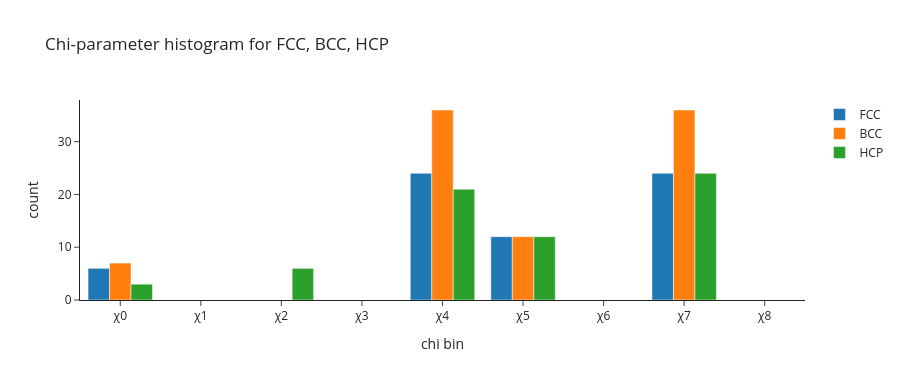

The notebook cell this image was saved under:
### Markdown cell above
## 2. The chi-parameter fingerprint

Under the hood, Ackland–Jones uses a 9-bin histogram of bond angle cosines
(`chi_params`). Each crystal lattice has a characteristic chi vector.
Plotting them side-by-side shows why the decision tree works.

### Code cell
chi_data = {}
for name in ['fcc', 'bcc', 'hcp']:
    lc = {'fcc': 4.05, 'bcc': 2.87, 'hcp': 3.21}[name]
    atoms = make_crystal(name, lattice_constant=lc, repetitions=(3, 3, 3))
    pyscal.find_neighbors(atoms, method='cutoff', cutoff=0)
    chi = pyscal.chi_params(atoms)
    chi_data[name.upper()] = np.asarray(chi[0])

labels = [f'\u03c7{i}' for i in range(9)]
fig = go.Figure()
for name, vec in chi_data.items():
    fig.add_trace(go.Bar(x=labels, y=vec, name=name))
fig.update_layout(barmode='group', xaxis_title='chi bin',
                  yaxis_title='count', height=380, template='simple_white',
                  title='Chi-parameter histogram for FCC, BCC, HCP')
fig

### Figure 1 — Plotly figure (JSON) as saved in the notebook; plotly's stock layout.template omitted (floating-point values rounded to 4 significant figures)
{"data": [{"name": "FCC", "type": "bar", "x": ["χ0", "χ1", "χ2", "χ3", "χ4", "χ5", "χ6", "χ7", "χ8"], "y": [6, 0, 0, 0, 24, 12, 0, 24, 0]}, {"name": "BCC", "type": "bar", "x": ["χ0", "χ1", "χ2", "χ3", "χ4", "χ5", "χ6", "χ7", "χ8"], "y": [7, 0, 0, 0, 36, 12, 0, 36, 0]}, {"name": "HCP", "type": "bar", "x": ["χ0", "χ1", "χ2", "χ3", "χ4", "χ5", "χ6", "χ7", "χ8"], "y": [3, 0, 6, 0, 21, 12, 0, 24, 0]}], "layout": {"barmode": "group", "height": 380, "title": {"text": "Chi-parameter histogram for FCC, BCC, HCP"}, "xaxis": {"title": {"text": "chi bin"}}, "yaxis": {"title": {"text": "count"}}}}
